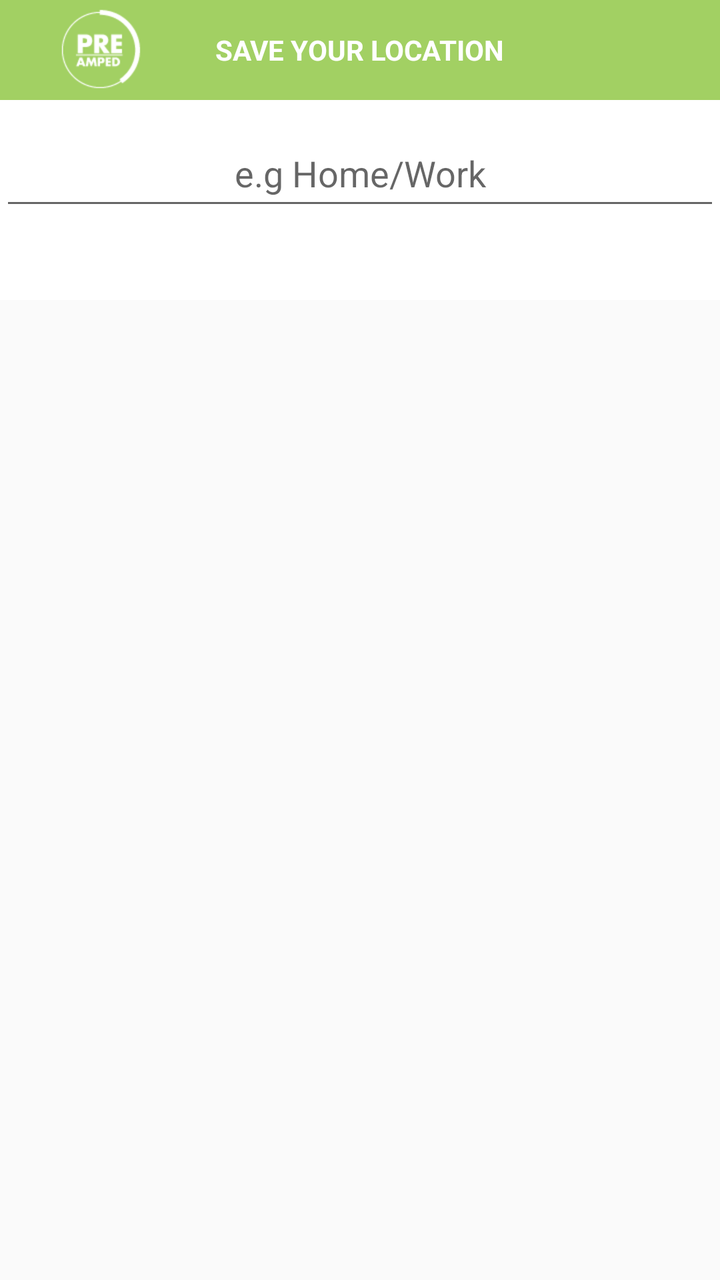
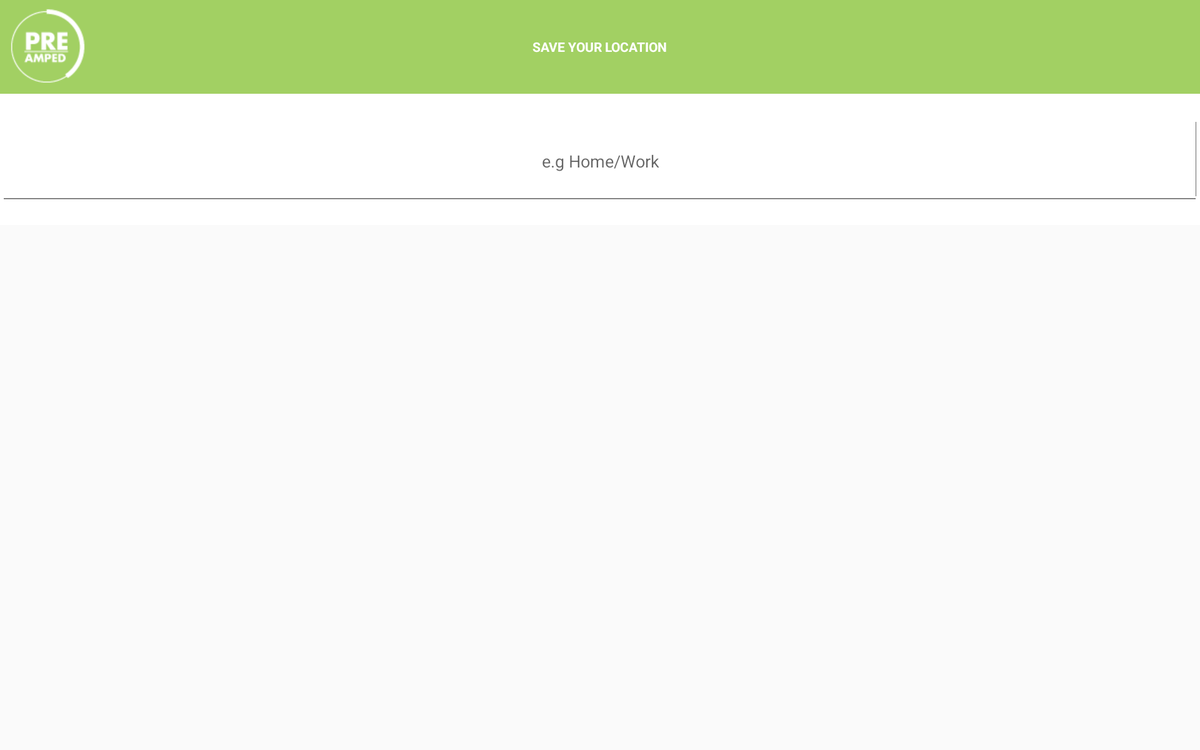

An Android layout and its configuration variant, each rendered on a device that would load it. The default file and the variant file are quoted in full after the pictures.
<!-- AndroidManifest.xml: application theme AppTheme -->
<!-- res/layout/new_location_dialog_a.xml -->
<?xml version="1.0" encoding="utf-8"?>
<LinearLayout xmlns:android="http://schemas.android.com/apk/res/android"
    android:orientation="vertical" android:layout_width="match_parent"
    android:layout_height="wrap_content">



    <RelativeLayout

        android:background="@color/transluscent_green"
        android:layout_width="match_parent"
        android:layout_height="50dp">

        <ImageView
            android:src="@drawable/pre_white"
            android:layout_width="wrap_content"
            android:layout_height="wrap_content" />

        <TextView
            android:layout_centerVertical="true"
            android:layout_centerHorizontal="true"
            android:textStyle="bold"
            android:textColor="@color/white"
            android:text="SAVE YOUR LOCATION"
            android:layout_width="wrap_content"
            android:layout_height="wrap_content" />

    </RelativeLayout>


    <RelativeLayout

        android:background="@color/white"
        android:layout_width="match_parent"
        android:layout_height="wrap_content">



        <AutoCompleteTextView
            android:layout_marginBottom="40dp"
            android:inputType="textCapSentences"
            android:gravity="center"
            android:hint="e.g Home/Work"
            android:layout_marginTop="10dp"
            android:id="@+id/edtNewSaves"
            android:layout_width="match_parent"
            android:layout_height="50dp" />



    </RelativeLayout>







</LinearLayout>
<!-- resources referenced by this layout -->
<resources>
  <color name="transluscent_green">#CC8cc63e</color>
  <color name="white">#ffffffff</color>
  <!-- drawable pre_white: png bitmap (drawable, 1770 bytes) -->
  <style name="AppTheme" parent="Theme.AppCompat.Light.DarkActionBar">
          <item name="android:windowTitleStyle">@style/actionBarStyle</item>
          <item name="colorPrimary">#ff8cc63e</item>
          <item name="colorPrimaryDark">#ff8cc63e</item>
          <item name="colorAccent">#ff8cc63e</item>
          <item name="android:logo">@drawable/acc</item>
          <item name="android:selectableItemBackground">@color/white</item>
          
      </style>
  <style name="actionBarStyle" parent="@android:style/TextAppearance.Small">
          <item name="android:textColor">@color/white</item>
          <item name="android:background">@color/black</item>
          <item name="android:textStyle">normal</item>
      </style>
  <!-- drawable acc: png bitmap (drawable, 1495 bytes) -->
  <color name="black">#000000</color>
</resources>
<!-- res/layout-sw720dp/new_location_dialog_a.xml (the author's variant of the layout above) -->
<!-- drawn on a large tablet held sideways -->
<?xml version="1.0" encoding="utf-8"?>
<LinearLayout xmlns:android="http://schemas.android.com/apk/res/android"
    android:orientation="vertical" android:layout_width="match_parent"
    android:layout_height="wrap_content">



    <RelativeLayout

        android:background="@color/transluscent_green"
        android:layout_width="match_parent"
        android:layout_height="100dp">

        <ImageView
            android:src="@drawable/pre_white"
            android:layout_width="wrap_content"
            android:layout_height="wrap_content" />

        <TextView
            android:layout_centerVertical="true"
            android:layout_centerHorizontal="true"
            android:textStyle="bold"
            android:textColor="@color/white"
            android:text="SAVE YOUR LOCATION"
            android:layout_width="wrap_content"
            android:layout_height="wrap_content" />

    </RelativeLayout>


    <RelativeLayout

        android:background="@color/white"
        android:layout_width="match_parent"
        android:layout_height="wrap_content">



        <AutoCompleteTextView
            android:layout_marginBottom="20dp"
            android:inputType="textCapSentences"
            android:gravity="center"
            android:layout_centerVertical="true"
            android:hint="e.g Home/Work"
            android:layout_marginTop="20dp"
            android:id="@+id/edtNewSaves"
            android:layout_width="match_parent"
            android:layout_height="100dp" />



    </RelativeLayout>







</LinearLayout>
<!-- resources referenced by the variant -->
<!-- as a large tablet held sideways resolves them -->
<resources>
  <color name="transluscent_green">#CC8cc63e</color>
  <!-- from res/values-w820dp/ -->
  <color name="white">#ffffffff</color>
  <!-- drawable pre_white: png bitmap (drawable, 1770 bytes) -->
  <style name="AppTheme" parent="Theme.AppCompat.Light.DarkActionBar">
          <item name="android:windowTitleStyle">@style/actionBarStyle</item>
          <item name="colorPrimary">#ff8cc63e</item>
          <item name="colorPrimaryDark">#ff8cc63e</item>
          <item name="colorAccent">#ff8cc63e</item>
          <item name="android:logo">@drawable/acc</item>
          <item name="android:selectableItemBackground">@color/white</item>
          
      </style>
  <style name="actionBarStyle" parent="@android:style/TextAppearance.Small">
          <item name="android:textColor">@color/white</item>
          <item name="android:background">@color/black</item>
          <item name="android:textStyle">normal</item>
      </style>
  <!-- drawable acc: png bitmap (drawable, 1495 bytes) -->
  <!-- from res/values-w820dp/ -->
  <color name="black">#000000</color>
</resources>
